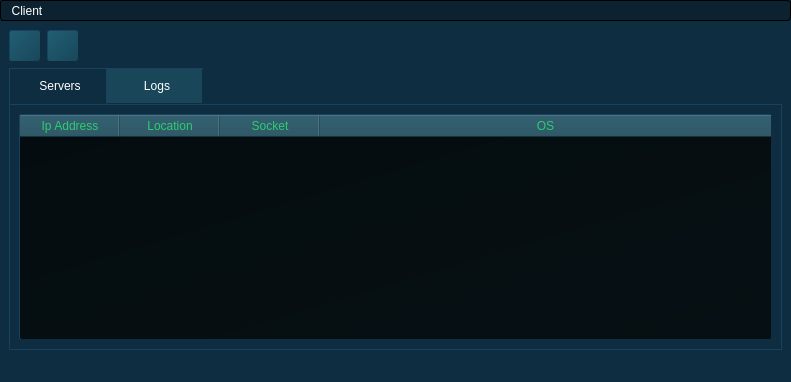
<?xml version="1.0" encoding="UTF-8"?>
<ui version="4.0">
 <class>MainWindow</class>
 <widget class="QMainWindow" name="MainWindow">
  <property name="geometry">
   <rect>
    <x>0</x>
    <y>0</y>
    <width>791</width>
    <height>382</height>
   </rect>
  </property>
  <property name="windowTitle">
   <string>Mirakuru Client</string>
  </property>
  <property name="styleSheet">
   <string notr="true">background-color: #0F2D40;
color: #2ecc71;
border-radius: 3px;
font: 10pt &quot;MS Shell Dlg 2&quot;;</string>
  </property>
  <widget class="QWidget" name="centralwidget">
   <layout class="QGridLayout" name="gridLayout">
    <item row="0" column="0">
     <layout class="QHBoxLayout" name="horizontalLayout">
      <item>
       <widget class="QPushButton" name="startListenButton">
        <property name="minimumSize">
         <size>
          <width>32</width>
          <height>32</height>
         </size>
        </property>
        <property name="maximumSize">
         <size>
          <width>32</width>
          <height>32</height>
         </size>
        </property>
        <property name="styleSheet">
         <string notr="true">QPushButton#startListenButton {
            background: #194759;
            border: 1px outset;
            border-color: #0F2D40;
            text-decoration: none;
            background-color: qlineargradient(spread:pad, x1:1, y1:1, x2:0, y2:0, stop:0 #194759, stop:1 #225E75);
            }

QPushButton#startListenButton:pressed {
            background: #194759;
            border: 1px outset;
            border-color: #0F2D40;
            background-color: qlineargradient(spread:pad, x1:1, y1:1, x2:0, y2:0, stop:0 #112F3B, stop:1 #1B4C5E);
            }</string>
        </property>
        <property name="text">
         <string/>
        </property>
        <property name="icon">
         <iconset resource="res.qrc">
          <normaloff>:/icons/assets/start.png</normaloff>:/icons/assets/start.png</iconset>
        </property>
        <property name="iconSize">
         <size>
          <width>22</width>
          <height>22</height>
         </size>
        </property>
       </widget>
      </item>
      <item>
       <widget class="QPushButton" name="StopListenButton">
        <property name="minimumSize">
         <size>
          <width>32</width>
          <height>32</height>
         </size>
        </property>
        <property name="maximumSize">
         <size>
          <width>32</width>
          <height>32</height>
         </size>
        </property>
        <property name="styleSheet">
         <string notr="true">QPushButton#StopListenButton {
            background: #194759;
            border: 1px outset;
            border-color: #0F2D40;
            text-decoration: none;
            background-color: qlineargradient(spread:pad, x1:1, y1:1, x2:0, y2:0, stop:0 #194759, stop:1 #225E75);
            }

QPushButton#StopListenButton:pressed {
            background: #194759;
            border: 1px outset;
            border-color: #0F2D40;
            background-color: qlineargradient(spread:pad, x1:1, y1:1, x2:0, y2:0, stop:0 #112F3B, stop:1 #1B4C5E);
            }</string>
        </property>
        <property name="text">
         <string/>
        </property>
        <property name="icon">
         <iconset resource="res.qrc">
          <normaloff>:/icons/assets/stop.png</normaloff>:/icons/assets/stop.png</iconset>
        </property>
        <property name="iconSize">
         <size>
          <width>20</width>
          <height>20</height>
         </size>
        </property>
       </widget>
      </item>
      <item>
       <spacer name="horizontalSpacer">
        <property name="orientation">
         <enum>Qt::Horizontal</enum>
        </property>
        <property name="sizeHint" stdset="0">
         <size>
          <width>40</width>
          <height>20</height>
         </size>
        </property>
       </spacer>
      </item>
     </layout>
    </item>
    <item row="1" column="0">
     <widget class="QTabWidget" name="MainTabWidget">
      <property name="styleSheet">
       <string notr="true"> QTabBar::tab {
  background-color: #194759;
  color: white;
  padding: 10px;
  padding-left: 15px;
  width: 70%;
  border: 1px outset;
  border-color: #0F2D40;
 }

 QTabBar::tab:selected {
   background: #0F2D40;;
 }

 QTabBar::pane {
   background-color: rgb(28, 29, 33);
 }

QTabWidget::pane {
	color: rgb(246, 246, 244);
	margin: 0px,1px,1px,1px;
	border: 1px ridge;
    border-color: #0F2D40;
	background-color: rgb(28, 29, 33);
	background-position: center;
      }</string>
      </property>
      <property name="currentIndex">
       <number>0</number>
      </property>
      <widget class="QWidget" name="serversTab">
       <attribute name="icon">
        <iconset resource="res.qrc">
         <normaloff>:/icons/assets/server.png</normaloff>:/icons/assets/server.png</iconset>
       </attribute>
       <attribute name="title">
        <string>Servers</string>
       </attribute>
       <layout class="QGridLayout" name="gridLayout_2">
        <item row="0" column="0">
         <widget class="QTableWidget" name="serversTable">
          <property name="styleSheet">
           <string notr="true">QHeaderView::section {
	background-color: #194759;
    padding: 2px;
}

QTableWidget#serversTable {
	background-position: center;
    border: 1px outset;
    border-color: #0F2D40;
    border-radius: 2px;
    background-color: qlineargradient(spread:pad, x1:1, y1:1, x2:0, y2:0, stop:0 #061014, stop:1 #050C0F);
}

QTableWidget#serversTable:item:selected {
background-color: #194759;
height: 50px;
color: #2ecc71;
border: none;
}</string>
          </property>
          <property name="frameShadow">
           <enum>QFrame::Plain</enum>
          </property>
          <property name="editTriggers">
           <set>QAbstractItemView::NoEditTriggers</set>
          </property>
          <property name="dragDropOverwriteMode">
           <bool>false</bool>
          </property>
          <property name="selectionMode">
           <enum>QAbstractItemView::SingleSelection</enum>
          </property>
          <property name="selectionBehavior">
           <enum>QAbstractItemView::SelectRows</enum>
          </property>
          <property name="textElideMode">
           <enum>Qt::ElideMiddle</enum>
          </property>
          <property name="showGrid">
           <bool>false</bool>
          </property>
          <property name="sortingEnabled">
           <bool>true</bool>
          </property>
          <attribute name="horizontalHeaderCascadingSectionResizes">
           <bool>true</bool>
          </attribute>
          <attribute name="horizontalHeaderDefaultSectionSize">
           <number>100</number>
          </attribute>
          <attribute name="horizontalHeaderShowSortIndicator" stdset="0">
           <bool>false</bool>
          </attribute>
          <attribute name="horizontalHeaderStretchLastSection">
           <bool>true</bool>
          </attribute>
          <attribute name="verticalHeaderVisible">
           <bool>false</bool>
          </attribute>
          <column>
           <property name="text">
            <string>Ip Address</string>
           </property>
          </column>
          <column>
           <property name="text">
            <string>Location</string>
           </property>
          </column>
          <column>
           <property name="text">
            <string>Socket</string>
           </property>
          </column>
          <column>
           <property name="text">
            <string>OS</string>
           </property>
          </column>
         </widget>
        </item>
       </layout>
      </widget>
      <widget class="QWidget" name="logsTab">
       <attribute name="icon">
        <iconset resource="res.qrc">
         <normaloff>:/icons/assets/log.png</normaloff>:/icons/assets/log.png</iconset>
       </attribute>
       <attribute name="title">
        <string>Logs</string>
       </attribute>
       <layout class="QGridLayout" name="gridLayout_3">
        <item row="0" column="0">
         <widget class="QTextEdit" name="textEdit">
          <property name="styleSheet">
           <string notr="true">background-color: qlineargradient(spread:pad, x1:1, y1:1, x2:0, y2:0, stop:0 #061014, stop:1 #050C0F);
background-position: center;
border: 1px ridge;
border-color: #0F2D40;
border-radius: 2px;</string>
          </property>
         </widget>
        </item>
       </layout>
      </widget>
     </widget>
    </item>
   </layout>
  </widget>
  <widget class="QMenuBar" name="menubar">
   <property name="geometry">
    <rect>
     <x>0</x>
     <y>0</y>
     <width>791</width>
     <height>24</height>
    </rect>
   </property>
   <property name="styleSheet">
    <string notr="true">QMenuBar {
            background-color: #0C2230;
            color: rgb(255,255,255);
            border: 1px solid #000;
        }

        QMenuBar::item {
            background-color: #0C2230;
            color: rgb(255,255,255);
        }

        QMenuBar::item::selected {
            background-color: #0F2D40;
        }

        QMenu {
            background-color: #0C2230;
            color: rgb(255,255,255);
            border: 1px solid #000;           
        }

        QMenu::item::selected {
            background-color: #0F2D40;
        }</string>
   </property>
   <widget class="QMenu" name="menuClient">
    <property name="title">
     <string>Client</string>
    </property>
    <addaction name="actionStartListen_for_connections"/>
    <addaction name="actionStopListen_for_connections"/>
    <addaction name="separator"/>
    <addaction name="actionClient_Configuration"/>
   </widget>
   <addaction name="menuClient"/>
  </widget>
  <widget class="QStatusBar" name="statusbar"/>
  <action name="actionStartListen_for_connections">
   <property name="text">
    <string>Start Listening</string>
   </property>
  </action>
  <action name="actionStopListen_for_connections">
   <property name="text">
    <string>Stop Listening</string>
   </property>
  </action>
  <action name="actionClient_Configuration">
   <property name="text">
    <string>Client Configuration</string>
   </property>
  </action>
 </widget>
 <resources>
  <include location="res.qrc"/>
 </resources>
 <connections/>
</ui>
